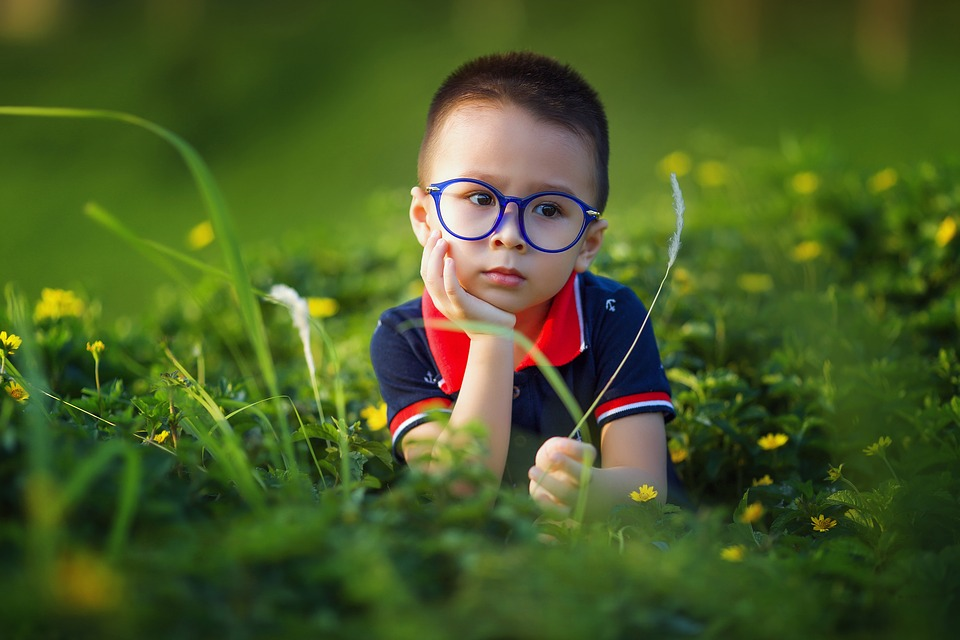
#> input picture kid.jpg, 960 x 640 px
$ python rgbycbcr.py
#> lines starting #> are read from the running program, lines starting #| are printed output that depends on the picture
#> further down, rgb_image is the input picture: shape (640, 960, 3); mean R, G, B 72.1, 91, 37.2
# RGB to YCbCr

import numpy as np
import matplotlib.pyplot as plt
import imageio

def show_images(image1, image2, title1, title2):
    f, a = plt.subplots(1, 2)
    a[0].imshow(image1)
    a[0].set_title(title1)
    a[1].imshow(image2)
    a[1].set_title(title2)
    plt.show()

def convert_to_ycbcr(rbg_image):
	# Separate RGB into components
	R = rgb_image[:, :, 0]
	G = rgb_image[:, :, 1]
	B = rgb_image[:, :, 2]
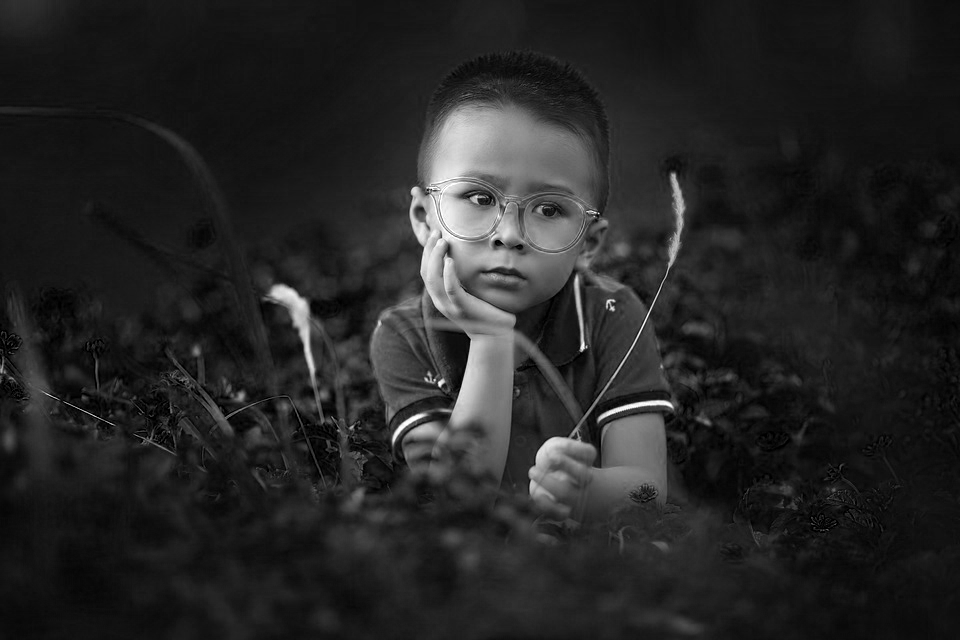
#> B: shape (640, 960); min 0, max 255, mean 37.2

	# Calculate Y Cb Cr values
	Y = (77 / 256.0) * R + (150 / 256.0) * G + (29 / 256.0) * B
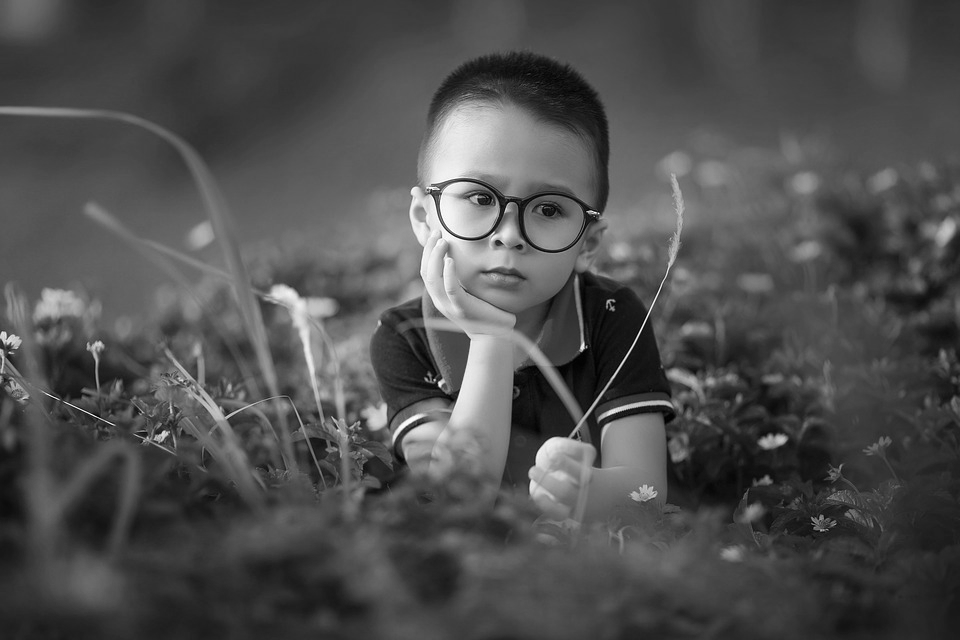
#> Y: shape (640, 960) float64; min 0.566, max 254.5, mean 79.2
	Cb = -(44 / 256.0) * R - (87 / 256.0) * G + (131 / 256.0) * B + 128
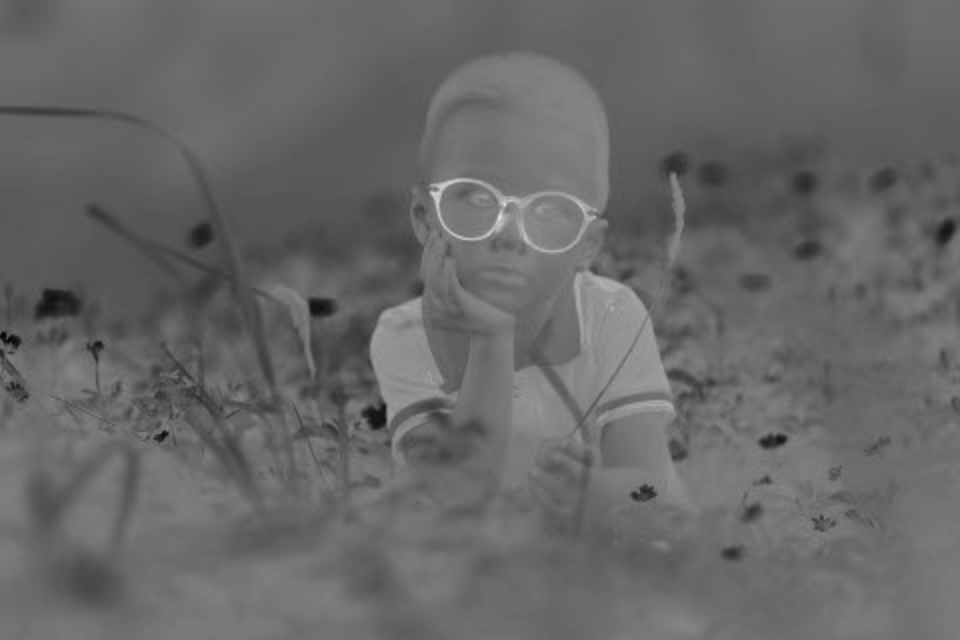
#> Cb: shape (640, 960) float64; min 5.01, max 233.7, mean 103.7
	Cr = (131 / 256.0) * R - (110 / 256.0) * G - (21 / 256.0) * B + 128
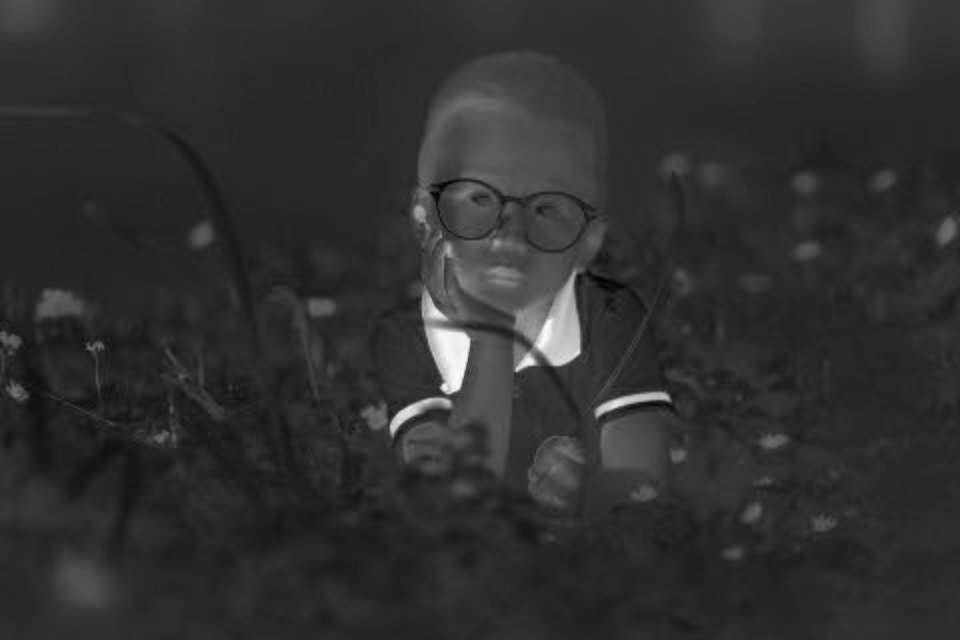
#> Cr: shape (640, 960) float64; min 92.13, max 255.8, mean 122.7; drawn with min black and max white

	# Combine Y Cb Cr values into a single image
	ycbcr_image = np.zeros(rgb_image.shape)
	ycbcr_image[:, :, 0] = Y
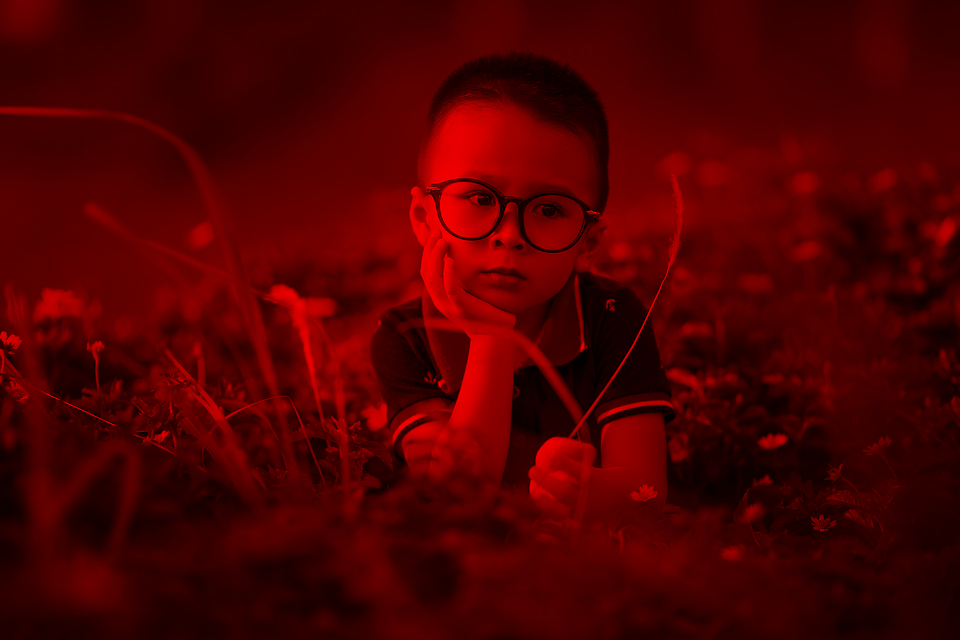
#> ycbcr_image: shape (640, 960, 3) float64; mean of channels 0, 1, 2 79.2, 0, 0; drawn as R, G, B
	ycbcr_image[:, :, 1] = Cb
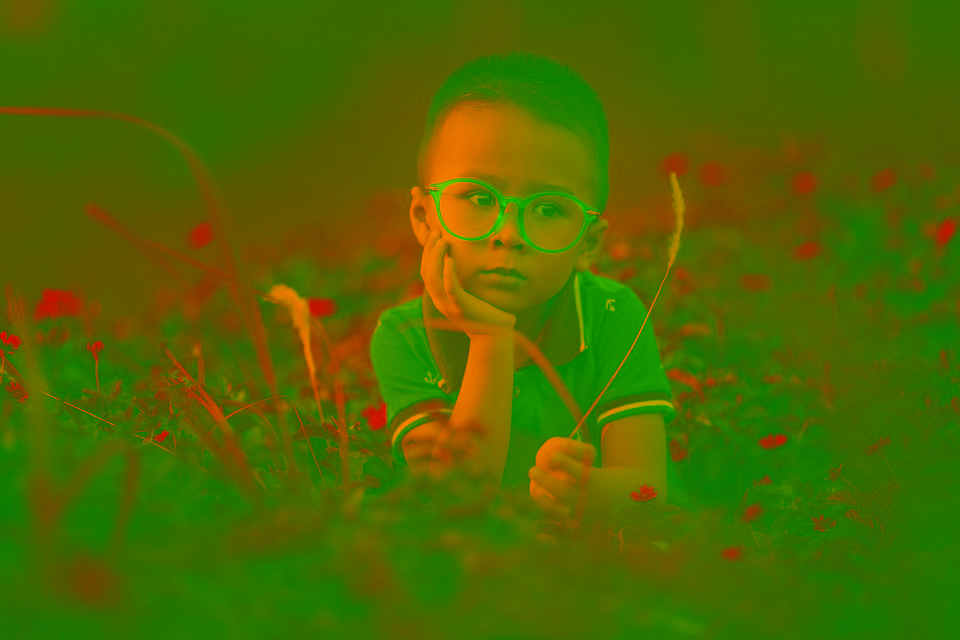
#> ycbcr_image: shape (640, 960, 3) float64; mean of channels 0, 1, 2 79.2, 103.7, 0; drawn as R, G, B
	ycbcr_image[:, :, 2] = Cr
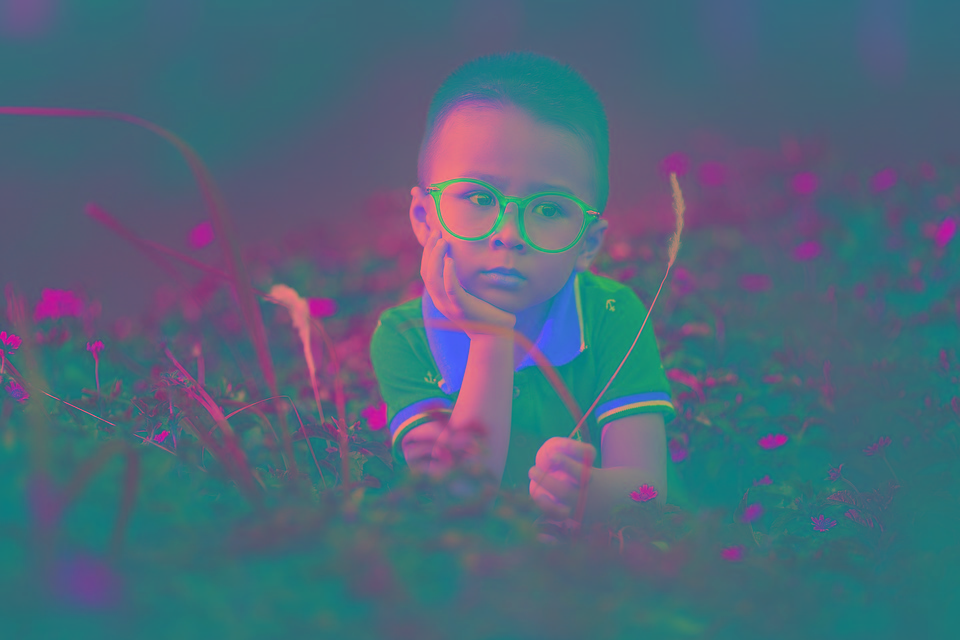
#> ycbcr_image: shape (640, 960, 3) float64; mean of channels 0, 1, 2 79.2, 103.7, 122.7; drawn with min black and max white

	# Return the float image as int image
	return ycbcr_image.astype(np.uint8)


rgb_image = imageio.imread('kid.jpg')
ycbcr_image = convert_to_ycbcr(rgb_image)

show_images(rgb_image.astype(np.uint8), ycbcr_image, 'RGB', 'YCbCr')
